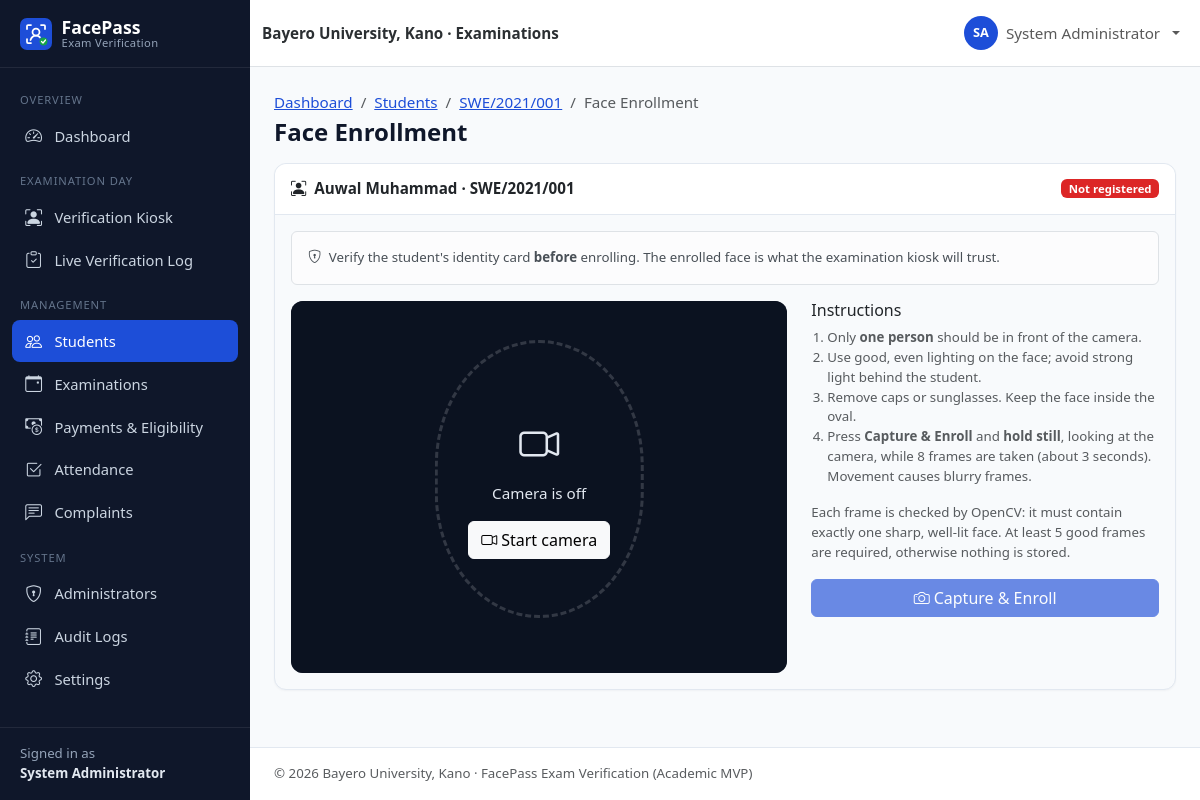
/admin/enroll-face.php?id=2 (signed in), run on the app's committed database.
### tables this page shows
CREATE TABLE users (
    id               INT UNSIGNED NOT NULL AUTO_INCREMENT,
    student_id       VARCHAR(30)  NULL,                 
    first_name       VARCHAR(60)  NOT NULL,
    last_name        VARCHAR(60)  NOT NULL,
    email            VARCHAR(120) NOT NULL,
    phone            VARCHAR(20)  NULL,
    password         VARCHAR(255) NOT NULL,             
    role             ENUM('admin','student') NOT NULL DEFAULT 'student',
    department       VARCHAR(100) NULL,
    level            VARCHAR(10)  NULL,                 
    faculty          VARCHAR(100) NULL,
    face_registered  TINYINT(1)   NOT NULL DEFAULT 0,
    account_status   ENUM('active','inactive','suspended') NOT NULL DEFAULT 'active',
    created_at       TIMESTAMP    NOT NULL DEFAULT CURRENT_TIMESTAMP,
    updated_at       TIMESTAMP    NOT NULL DEFAULT CURRENT_TIMESTAMP ON UPDATE CURRENT_TIMESTAMP,
    PRIMARY KEY (id),
    UNIQUE KEY uq_users_student_id (student_id),
    UNIQUE KEY uq_users_email (email),
    KEY idx_users_role (role),
    KEY idx_users_dept_level (department, level),
    KEY idx_users_status (account_status)
);

### config/database.php (called while the page is built, shortened)
<?php
function db(): PDO
{
    static $pdo = null;
    if ($pdo === null) {
        $dsn = sprintf(
            'mysql:host=%s;port=%s;dbname=%s;charset=utf8mb4',
            DB_HOST,
            DB_PORT,
            DB_NAME
        );
        $pdo = new PDO($dsn, DB_USER, DB_PASS, [
            PDO::ATTR_ERRMODE            => PDO::ERRMODE_EXCEPTION,
            PDO::ATTR_DEFAULT_FETCH_MODE => PDO::FETCH_ASSOC,
            PDO::ATTR_EMULATE_PREPARES   => false,
        ]);
        $offset = (new DateTime('now', new DateTimeZone(APP_TIMEZONE)))->format('P');
        $stmt = $pdo->prepare('SET time_zone = ?');
        $stmt->execute([$offset]);
    }
    return $pdo;
}

### includes/auth.php (called while the page is built, shortened)
<?php
function current_user(): ?array
{
    static $user = false;
    if ($user !== false) {
        return $user;
    }
    $user = null;
    if (!empty($_SESSION['user_id'])) {
        $stmt = db()->prepare('SELECT * FROM users WHERE id = ?');
        $stmt->execute([(int) $_SESSION['user_id']]);
        $row = $stmt->fetch();
        if ($row && $row['account_status'] === 'active' && $row['role'] === ($_SESSION['role'] ?? '')) {
            $user = $row;
        } else {
            logout_user();
        }
    }
    return $user;
}
function requireLogin(): array
{
    $user = current_user();
    return $user;
}
function requireAdmin(): array
{
    $user = requireLogin();
    return $user;
}

### admin/enroll-face.php (the view, shortened to what this page needs)
<?php
requireAdmin();
$student = find_student(get_int('id'));
$pageTitle = 'Face Enrollment';
$breadcrumbs = ['Dashboard' => 'admin/dashboard.php', 'Students' => 'admin/students.php',
    $student['student_id'] => 'admin/student-view.php?id=' . $student['id'], 'Face Enrollment' => null];
require __DIR__ . '/../includes/header.php';
?>
<div class="card">
    <div class="card-header d-flex flex-wrap justify-content-between align-items-center gap-2">
        <span><i class="bi bi-person-bounding-box me-2"></i><?= e(full_name($student)) ?> · <?= e($student['student_id']) ?></span>
        <?= yes_no_badge($student['face_registered'], 'Currently registered', 'Not registered') ?>
    </div>
    <div class="card-body">
        <div class="alert alert-light border small"><i class="bi bi-shield-lock me-1"></i>
            Verify the student's identity card <strong>before</strong> enrolling. The enrolled face is what the examination kiosk will trust.</div>
        <?php require __DIR__ . '/../includes/enroll-widget.php'; ?>
    </div>
</div>
<?php require __DIR__ . '/../includes/footer.php'; ?>

### includes/header.php (shortened to what this page needs)
<?php
$pageTitle = $pageTitle ?? APP_NAME;
$layout = $layout ?? 'app';
$breadcrumbs = $breadcrumbs ?? [];
$bodyClass = $bodyClass ?? '';
$user = current_user();
$role = $user['role'] ?? null;
?>
<!doctype html>
<html lang="en">
<head>
    <link rel="stylesheet" href="<?= e(url('assets/vendor/bootstrap/bootstrap.min.css')) ?>">
    <link rel="stylesheet" href="<?= e(url('assets/vendor/bootstrap-icons/bootstrap-icons.min.css')) ?>">
    <link rel="stylesheet" href="<?= e(url('assets/css/style.css')) ?>">
    <?php if ($role === 'admin'): ?>
        <link rel="stylesheet" href="<?= e(url('assets/css/admin.css')) ?>">
    <?php elseif ($role === 'student'): ?>
        <link rel="stylesheet" href="<?= e(url('assets/css/student.css')) ?>">
    <?php endif; ?>
</head>
<body class="<?= e(trim("layout-$layout $bodyClass")) ?>">
<?php if ($layout === 'app' && $user): ?>
<div class="app-shell">
    <?php require __DIR__ . '/sidebar.php'; ?>
    <div class="app-main">
        <nav class="navbar navbar-expand bg-white border-bottom app-topbar sticky-top">
            <div class="container-fluid">
                <span class="navbar-text fw-semibold text-secondary-emphasis d-none d-sm-inline">
                    <?= e(INSTITUTION_NAME) ?> · Examinations
                </span>
                <ul class="navbar-nav ms-auto align-items-center">
                    <li class="nav-item dropdown">
                        <a class="nav-link dropdown-toggle d-flex align-items-center gap-2" href="#" role="button"
                           data-bs-toggle="dropdown" aria-expanded="false">
                            <span class="avatar-circle"><?= e(strtoupper(substr($user['first_name'], 0, 1) . substr($user['last_name'], 0, 1))) ?></span>
                            <span class="d-none d-md-inline"><?= e(full_name($user)) ?></span>
                        </a>
                    </li>
                </ul>
            </div>
        </nav>
        <main class="app-content container-fluid">
            <div class="d-flex flex-wrap justify-content-between align-items-center mb-3 gap-2">
                <div>
                    <?php if ($breadcrumbs): ?>
                        <nav aria-label="breadcrumb">
                            <ol class="breadcrumb small mb-1">
                                <?php foreach ($breadcrumbs as $label => $link): ?>
                                    <?php if ($link): ?>
                                        <li class="breadcrumb-item"><a href="<?= e(url($link)) ?>"><?= e($label) ?></a></li>
                                    <?php else: ?>
                                        <li class="breadcrumb-item active" aria-current="page"><?= e($label) ?></li>
                                    <?php endif; ?>
                                <?php endforeach; ?>
                            </ol>
                        </nav>
                    <?php endif; ?>
                    <h1 class="h4 mb-0 page-title"><?= e($pageTitle) ?></h1>
                </div>
            </div>
<?php else: ?>
<main class="plain-content">
<?php endif; ?>

### includes/sidebar.php (shortened to what this page needs)
<?php
$current = str_replace('\\', '/', $_SERVER['SCRIPT_NAME'] ?? '');
if (($user['role'] ?? '') === 'admin') {
    $menu = [
        'Overview' => [
            ['admin/dashboard.php', 'bi-speedometer2', 'Dashboard'],
        ],
        'Examination Day' => [
            ['verification/index.php', 'bi-person-bounding-box', 'Verification Kiosk'],
            ['verification/result.php', 'bi-clipboard-check', 'Live Verification Log'],
        ],
        'Management' => [
            ['admin/students.php', 'bi-people', 'Students'],
            ['admin/examinations.php', 'bi-calendar-event', 'Examinations'],
            ['admin/payments.php', 'bi-cash-coin', 'Payments & Eligibility'],
            ['admin/attendance.php', 'bi-check2-square', 'Attendance'],
            ['admin/complaints.php', 'bi-chat-left-text', 'Complaints'],
        ],
        'System' => [
            ['admin/users.php', 'bi-shield-lock', 'Administrators'],
            ['admin/audit-logs.php', 'bi-journal-text', 'Audit Logs'],
            ['admin/settings.php', 'bi-gear', 'Settings'],
        ],
    ];
    $aliases = [
        'admin/student-view.php' => 'admin/students.php',
        'admin/enroll-face.php' => 'admin/students.php',
        'auth/register.php' => 'admin/students.php',
        'admin/examination-create.php' => 'admin/examinations.php',
    ];
}
$isActive = function (string $path) use ($current, $aliases): bool {
    foreach ($aliases as $child => $parent) {
        if ($parent === $path && str_ends_with($current, '/' . $child)) {
            return true;
        }
    }
    return str_ends_with($current, '/' . $path);
};
?>
<aside class="offcanvas-lg offcanvas-start app-sidebar" tabindex="-1" id="appSidebar" aria-labelledby="appSidebarLabel">
    <div class="offcanvas-body flex-column p-0">
        <div class="sidebar-desktop-brand d-none d-lg-block">
            <a class="sidebar-brand" href="<?= e(url('index.php')) ?>">
                <img src="<?= e(url('assets/images/logo.svg')) ?>" alt="" width="32" height="32">
                <span>FacePass<small>Exam Verification</small></span>
            </a>
        </div>
        <nav class="sidebar-nav">
            <?php foreach ($menu as $section => $items): ?>
                <div class="sidebar-section"><?= e($section) ?></div>
                <?php foreach ($items as [$path, $icon, $label]): ?>
                    <a class="sidebar-link<?= $isActive($path) ? ' active' : '' ?>" href="<?= e(url($path)) ?>">
                        <i class="bi <?= e($icon) ?>"></i><span><?= e($label) ?></span>
                    </a>
                <?php endforeach; ?>
            <?php endforeach; ?>
        </nav>
        <div class="sidebar-footer small">
            Signed in as<br><strong><?= e(full_name($user)) ?></strong>
        </div>
    </div>
</aside>

### assets/css/style.css (style rules this page uses)
:root { --evs-primary: #1D4ED8; --evs-primary-dark: #1E40AF; --evs-secondary: #0F172A; --evs-success: #16A34A; --evs-danger: #DC2626; --evs-warning: #D97706; --evs-bg: #F8FAFC; --evs-border: #E2E8F0; --evs-muted: #64748B; --sidebar-width: 250px; --bs-primary: #1D4ED8; --bs-primary-rgb: 29, 78, 216; --bs-success: #16A34A; --bs-success-rgb: 22, 163, 74; --bs-danger: #DC2626; --bs-danger-rgb: 220, 38, 38; --bs-dark-rgb: 15, 23, 42; --bs-body-bg: #F8FAFC; --bs-link-color: #1D4ED8; --bs-link-color-rgb: 29, 78, 216; --bs-link-hover-color: #1E40AF; --bs-link-hover-color-rgb: 30, 64, 175; }
body { background: var(--evs-bg); color: var(--evs-secondary); font-size: .95rem; }
.app-shell { display: flex; min-height: 100vh; }
.app-sidebar { --bs-offcanvas-width: var(--sidebar-width); --bs-offcanvas-bg: var(--evs-secondary); background: var(--evs-secondary); color: #CBD5E1; }
@media (min-width: 992px) { .app-sidebar { width: var(--sidebar-width); flex-shrink: 0; position: sticky; top: 0; height: 100vh; overflow-y: auto; display: flex; flex-direction: column; } }
@media (min-width: 992px) { .app-sidebar.offcanvas-lg { background-color: var(--evs-secondary) !important; } }
@media (min-width: 992px) { .app-sidebar .offcanvas-body { display: flex; flex: 1; } }
.sidebar-desktop-brand { padding: 1.1rem 1.25rem; border-bottom: 1px solid rgba(255,255,255,.08); width: 100%; }
.sidebar-brand { display: flex; align-items: center; gap: .6rem; color: #fff; text-decoration: none; font-weight: 700; font-size: 1.1rem; }
.sidebar-brand small { display: block; font-size: .7rem; font-weight: 500; color: #94A3B8; letter-spacing: .03em; }
.sidebar-brand span { line-height: 1.1; }
.sidebar-nav { padding: .5rem .75rem 1rem; flex: 1; width: 100%; }
.sidebar-section { font-size: .7rem; text-transform: uppercase; letter-spacing: .08em; color: #64748B; margin: 1rem .5rem .35rem; }
.sidebar-link { display: flex; align-items: center; gap: .7rem; padding: .55rem .75rem; border-radius: .5rem; color: #CBD5E1; text-decoration: none; font-size: .92rem; }
.sidebar-link i { font-size: 1.05rem; width: 1.2rem; text-align: center; }
.sidebar-link.active { background: var(--evs-primary); color: #fff; }
.sidebar-footer { padding: 1rem 1.25rem; border-top: 1px solid rgba(255,255,255,.08); color: #94A3B8; width: 100%; }
.sidebar-footer strong { color: #E2E8F0; }
.app-main { flex: 1; min-width: 0; display: flex; flex-direction: column; }
.app-topbar { min-height: 58px; }
.app-content { padding: 1.5rem; flex: 1; }
.avatar-circle { width: 34px; height: 34px; border-radius: 50%; background: var(--evs-primary); color: #fff; display: inline-flex; align-items: center; justify-content: center; font-size: .8rem; font-weight: 600; }
.page-title { font-weight: 700; color: var(--evs-secondary); }
.card { border: 1px solid var(--evs-border); border-radius: .75rem; box-shadow: 0 1px 2px rgba(15,23,42,.04); }
.card-header { background: #fff; border-bottom: 1px solid var(--evs-border); font-weight: 600; padding: .85rem 1rem; }
.card-header:first-child { border-radius: .75rem .75rem 0 0; }

### data on the page
users: full_name($user) "System Administrator", first_name+last_name "SA"
users: full_name($student) "Auwal Muhammad", student "SWE/2021/001"

### other printed values
$section "OVERVIEW"
$label "Dashboard"
$section "EXAMINATION DAY"
$label "Verification Kiosk"
$label "Live Verification Log"
$section "MANAGEMENT"
$label "Students"
$label "Examinations"
$label "Payments & Eligibility"
$label "Attendance"
$label "Complaints"
$section "SYSTEM"
$label "Administrators"
$label "Audit Logs"
$label "Settings"
